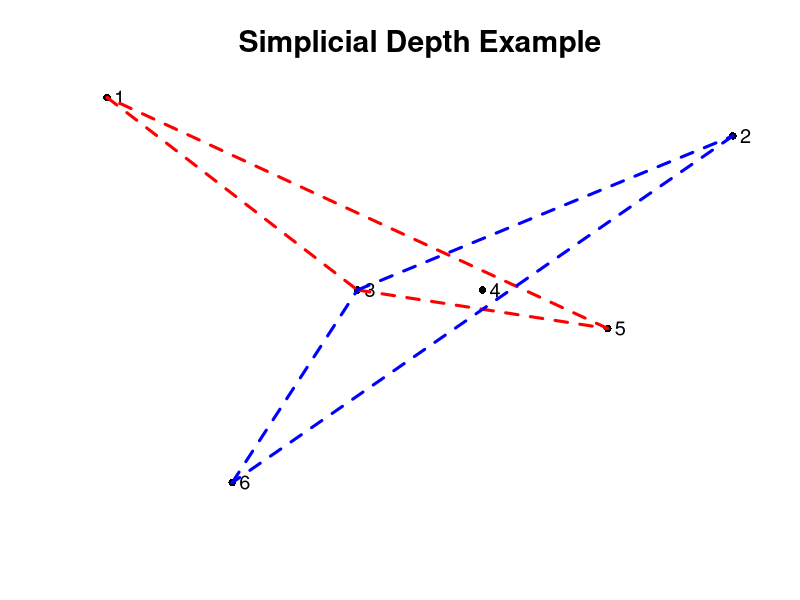

Reproduce this figure in R.

# clear all variables
rm(list = ls(all = TRUE))
graphics.off()

t   = c(1:6)
a   = c(10, 0, 5, 5, 4, 9)
x1  = cbind(t, a)

plot(x1, main = "Simplicial Depth Example", cex.main = 1.8, pch = 16, axes = FALSE, 
    xlab = "", ylab = "")
text(x1[1, 1] + 0.1, x1[1, 2], "1", cex = 1.2)
text(x1[2, 1] + 0.1, x1[2, 2], "6", cex = 1.2)
text(x1[3, 1] + 0.1, x1[3, 2], "3", cex = 1.2)
text(x1[4, 1] + 0.1, x1[4, 2], "4", cex = 1.2)
text(x1[5, 1] + 0.1, x1[5, 2], "5", cex = 1.2)
text(x1[6, 1] + 0.1, x1[6, 2], "2", cex = 1.2)

# Draw line segments between pairs of points
segments(x1[1, 1], x1[1, 2], x1[3, 1], x1[3, 2], col = "red", lty = 2, lwd = 3)
segments(x1[3, 1], x1[3, 2], x1[5, 1], x1[5, 2], col = "red", lty = 2, lwd = 3)
segments(x1[5, 1], x1[5, 2], x1[1, 1], x1[1, 2], col = "red", lty = 2, lwd = 3)
segments(x1[2, 1], x1[2, 2], x1[3, 1], x1[3, 2], col = "blue", lty = 2, lwd = 3)
segments(x1[3, 1], x1[3, 2], x1[6, 1], x1[6, 2], col = "blue", lty = 2, lwd = 3)
segments(x1[6, 1], x1[6, 2], x1[2, 1], x1[2, 2], col = "blue", lty = 2, lwd = 3) 
